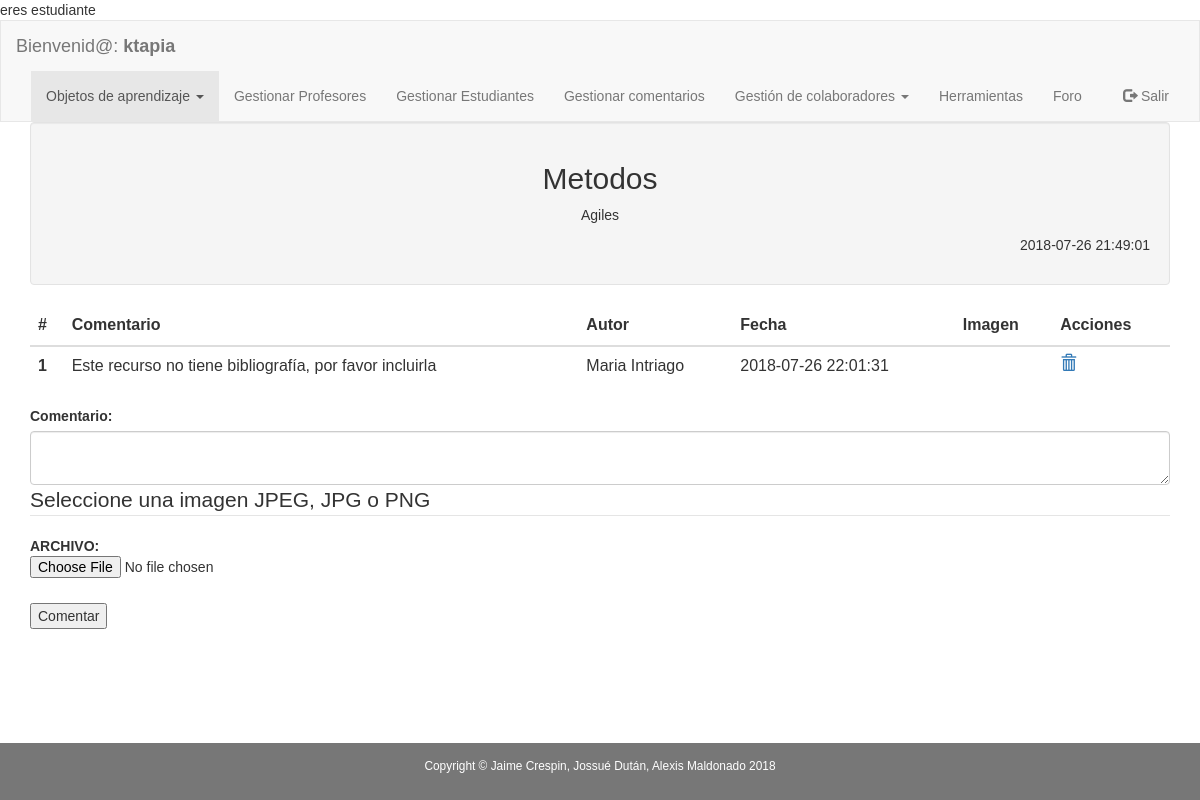
/aplicacion/modulos_administrador/adm_comentarios.php?id=16 (signed in), run on the app's committed database.
### tables this page shows
CREATE TABLE `objeto_aprendizaje` (
  `idobjeto_aprendizaje` int(11) NOT NULL,
  `nombre` varchar(45) DEFAULT NULL,
  `descripcion` varchar(500) DEFAULT NULL,
  `id_usuario` int(11) DEFAULT NULL,
  `institucion` varchar(45) DEFAULT NULL,
  `fechaCreacion` timestamp NOT NULL DEFAULT CURRENT_TIMESTAMP,
  `palabras_clave` varchar(500) DEFAULT NULL,
  `tamanio` varchar(45) DEFAULT NULL,
  `ruta` varchar(45) DEFAULT NULL,
  `materia` varchar(50) DEFAULT NULL,
  `descarga` int(11) DEFAULT NULL
);

CREATE TABLE `comentario` (
  `idcomentario` int(11) NOT NULL,
  `contenido` varchar(500) DEFAULT NULL,
  `idusuario` int(11) DEFAULT NULL,
  `id_objeto_aprendizaje` int(11) DEFAULT NULL,
  `fechacomentario` timestamp NOT NULL DEFAULT CURRENT_TIMESTAMP,
  `rutaimagen` varchar(100) DEFAULT NULL
);

CREATE TABLE `profesor` (
  `idprofesor` int(11) NOT NULL,
  `ci` varchar(10) DEFAULT NULL,
  `nombres` varchar(45) DEFAULT NULL,
  `apellidos` varchar(45) DEFAULT NULL,
  `id_departamento` int(11) DEFAULT NULL,
  `id_facultad` int(11) DEFAULT NULL,
  `mail` varchar(45) DEFAULT NULL,
  `id_usuario` int(11) DEFAULT NULL,
  `fecha_nacimiento` varchar(45) DEFAULT NULL,
  `genero` varchar(1) DEFAULT NULL,
  `ciudad` varchar(10) DEFAULT NULL,
  `domicilio` varchar(60) DEFAULT NULL,
  `celular` varchar(15) DEFAULT NULL,
  `convencional` varchar(15) DEFAULT NULL
);

### aplicacion/clases_negocio/funciones_oa_profesor.php (called while the page is built, shortened)
<?php
function obtener_tipo_usuario_con_id($id_usuario){
    $conexion = new Conexion();
    $statement = 'select * from usuario where idUsuario=?';
    $consulta = $conexion->prepare($statement);
    $consulta->setFetchMode(PDO::FETCH_ASSOC);
    $consulta->execute([$id_usuario]);
    if ($consulta->rowCount() != 0) {
        $fila = $consulta->fetch();
        $tipo_usuario = $fila['tipo_usuario'];
    }
    if (isset($tipo_usuario)) {
        return $tipo_usuario;
    } else {
        return null;
    }
}
function obtener_id_profesor_con_id_usuario($id_usuario) {
    $conexion = new Conexion();
    $statement = 'select pro.idprofesor from usuario as us, profesor as pro where us.idUsuario=pro.id_usuario and us.idUsuario=?';
    $consulta = $conexion->prepare($statement);
    $consulta->setFetchMode(PDO::FETCH_ASSOC);
    $consulta->execute([$id_usuario]);
    if ($consulta->rowCount() != 0) {
        $fila = $consulta->fetch();
        $id_profesor = $fila['idprofesor'];
    }
    if (isset($id_profesor)) {
        return $id_profesor;
    } else {
        return null;
    }
}
function obtener_profesor_como_arreglo($id_profesor) {
    $conexion = new Conexion();
    $statement = 'select * from profesor where idprofesor=?';
    $consulta = $conexion->prepare($statement);
    $consulta->setFetchMode(PDO::FETCH_ASSOC);
    $consulta->execute([$id_profesor]);
    if ($consulta->rowCount() != 0) {
        $fila = $consulta->fetch();
    }
    if (isset($fila)) {
        return $fila;
    } else {
        return null;
    }
}
function obtener_oa_como_arreglo($id_objeto_aprendizaje) {
    $conexion = new Conexion();
    $statement = 'select * from objeto_aprendizaje where idobjeto_aprendizaje=?';
    $consulta = $conexion->prepare($statement);
    $consulta->setFetchMode(PDO::FETCH_ASSOC);
    $consulta->execute([$id_objeto_aprendizaje]);
    if ($consulta->rowCount() != 0) {
        $fila = $consulta->fetch();
    }
    if (isset($fila)) {
        return $fila;
    } else {
        return null;
    }
}
?>

### aplicacion/modulos_administrador/adm_comentarios.php (the view, shortened to what this page needs)
<!DOCTYPE html PUBLIC "-//W3C//DTD XHTML 1.0 Transitional//EN"
        "http://www.w3.org/TR/xhtml1/DTD/xhtml1-transitional.dtd">
<html xmlns="http://www.w3.org/1999/xhtml" lang="es">
<head>
    <link rel="stylesheet" href="../../plugins/bootstrap/css/bootstrap.min.css"></link>
</head>
<body>
<?php include './navbar_adm_obj_apr.php'; ?>
<?php
require '../clases_negocio/funciones_oa_profesor.php';
$id_objeto_aprendizaje = filter_input(INPUT_GET, 'id');
$objeto_de_aprendizaje = obtener_oa_como_arreglo($id_objeto_aprendizaje);
?>
<div class="container">
    <div class="well text-center">
        <h2><?php echo $objeto_de_aprendizaje['nombre'] ?></h2>
        <p><?php echo $objeto_de_aprendizaje['descripcion'] ?></p>
        <div style="text-align:right">
            <p><?php echo $objeto_de_aprendizaje['fechaCreacion'] ?></p>
        </div>
    </div>
    <div class="table-responsive-sm">
        <table class="table thead-light">
            <div class="col-sm-6 col-sm-offset-3">
                <thead class="th">
                <tr>
                    <th scope="col">#</th>
                    <th scope="col">Comentario</th>
                    <th scope="col">Autor</th>
                    <th scope="col">Fecha</th>
                    <th scope="col">Imagen</th>
                    <th scope="col">Acciones</th>
                </tr>
                </thead>
                <tbody>
                <?php
                $statement = "select * from comentario where id_objeto_aprendizaje=?";
                $conexion = new Conexion();
                $consulta = $conexion->prepare($statement);
                $consulta->setFetchMode(PDO::FETCH_ASSOC);
                $consulta->execute([$id_objeto_aprendizaje]);
                if ($consulta->rowCount() != 0) {
                    while ($comentario = $consulta->fetch()) {
                        echo '<tr class="">';
                        echo '<th scope="row text-center">' . $comentario['idcomentario'] . '</th>';
                        echo '<td>' . $comentario['contenido'] . '</td>';
                        if (obtener_tipo_usuario_con_id($comentario['idusuario']) == 'ADM') {
                                echo '<td>ADMINISTRADOR</td>';
                        } elseif(obtener_tipo_usuario_con_id($comentario['idusuario']) == 'PRO') {
                            $profesor = obtener_profesor_como_arreglo(obtener_id_profesor_con_id_usuario($comentario['idusuario']));
                                echo '<td>' . $profesor['nombres'] . ' ' . $profesor['apellidos'] . '</td>';
                        }else{
                                $estudiante = obtener_estudiante_como_arreglo(obtener_id_estudiante_con_id_usuario($comentario['idusuario']));
                                echo '<td>' . $estudiante['nombres'] . ' ' . $estudiante['apellidos'] . '</td>';
                            }
                        echo '<td>' . $comentario['fechacomentario'] . '</td>';
                        if(($comentario['rutaimagen'])=="../../imagenes/")
                        {
                            echo '<td></td>';
                        }else{
                            echo "<td><a onclick=\"previewImagen('".$comentario['rutaimagen']."');\"><img id='imgId' src='". $comentario['rutaimagen'] . "' width='300' height='150'></a></td>";
                        }
                        echo "<td><a onClick=\"javascript: return confirm('Realmente desea eliminar el objeto de aprendizaje?');\" href='adm_comentarios.php?id=".$comentario['id_objeto_aprendizaje']."&idcom=".$comentario['idcomentario']."&idborrar=2'><span class='glyphicon glyphicon-trash'></a></td>";
                        echo '</tr>';
                    }
                }
                ?>
                </tbody>
            </div>
        </table>
    </div>
    <form action="../modulos_administrador/adm_ejecutar_comentar.php" method="post" enctype="multipart/form-data">
        <div class="form-group">
            <label for="contenido">Comentario:</label>
            <textarea type="tex" class="form-control" id="contenido" name="contenido" required></textarea>
            <fieldset>
                <legend>Seleccione una imagen JPEG, JPG o PNG</legend>
                <p><b>ARCHIVO:</b><input type="file" name="file" id= "file"/></p>
            </fieldset>
        </div>
        <input type="submit" name="submitted" value="Comentar"/>
    </form>
</div>
<footer class="label-default container-fluid text-center">
    <p class="copyright small">Copyright &copy; Jaime Crespin, Jossué Dután, Alexis Maldonado 2018</p>
</footer>
</body>
</html>

### aplicacion/modulos_administrador/adm_comentarios.php (style rules this page uses)
html { min-height: 100%; position: relative; }
body { margin:0; margin-bottom: 40px; }
footer { background-color: #555; color: white; padding: 15px; position: absolute; bottom: 0; width: 100%; }
body { font-family: Arial, Helvetica, sans-serif; }

### data on the page
objeto_aprendizaje: nombre "Metodos", descripcion "Agiles", fechaCreacion "2018-07-26 21:49:01"
comentario: idcomentario "1", contenido "Este recurso no tiene bibliografía, por favor incluirla", idusuario.nombres "Maria", idusuario.apellidos "Intriago", fechacomentario "2018-07-26 22:01:31", rutaimagen "../../imagenes/" (drawn)

### other printed values
$_SESSION['usuario'] "ktapia"
